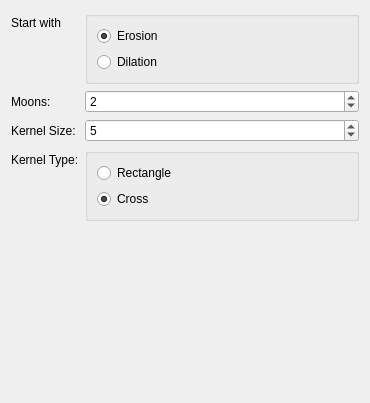
           <widget class="QWidget" name="morphPage">
            <property name="geometry">
             <rect>
              <x>0</x>
              <y>0</y>
              <width>370</width>
              <height>403</height>
             </rect>
            </property>
            <attribute name="label">
             <string>Morphological Processing</string>
            </attribute>
            <layout class="QFormLayout" name="formLayout_2">
             <property name="labelAlignment">
              <set>Qt::AlignLeading|Qt::AlignLeft|Qt::AlignVCenter</set>
             </property>
             <property name="formAlignment">
              <set>Qt::AlignLeading|Qt::AlignLeft|Qt::AlignTop</set>
             </property>
             <item row="1" column="1">
              <widget class="QGroupBox" name="groupBox_4">
               <property name="title">
                <string/>
               </property>
               <layout class="QGridLayout" name="gridLayout_4">
                <item row="0" column="0">
                 <widget class="QRadioButton" name="erosionButton">
                  <property name="text">
                   <string>Erosion</string>
                  </property>
                  <property name="checked">
                   <bool>true</bool>
                  </property>
                 </widget>
                </item>
                <item row="1" column="0">
                 <widget class="QRadioButton" name="dilationButton">
                  <property name="text">
                   <string>Dilation</string>
                  </property>
                  <property name="checked">
                   <bool>false</bool>
                  </property>
                  <property name="autoExclusive">
                   <bool>true</bool>
                  </property>
                 </widget>
                </item>
               </layout>
              </widget>
             </item>
             <item row="3" column="0">
              <widget class="QLabel" name="label_15">
               <property name="text">
                <string>Moons:</string>
               </property>
              </widget>
             </item>
             <item row="3" column="1">
              <widget class="QSpinBox" name="moonSpinBox">
               <property name="maximum">
                <number>5</number>
               </property>
               <property name="value">
                <number>2</number>
               </property>
              </widget>
             </item>
             <item row="4" column="0">
              <widget class="QLabel" name="label_17">
               <property name="text">
                <string>Kernel Size:</string>
               </property>
              </widget>
             </item>
             <item row="4" column="1">
              <widget class="QSpinBox" name="kernelSizeSpinBox">
               <property name="minimum">
                <number>1</number>
               </property>
               <property name="maximum">
                <number>15</number>
               </property>
               <property name="singleStep">
                <number>2</number>
               </property>
               <property name="value">
                <number>5</number>
               </property>
              </widget>
             </item>
             <item row="7" column="1">
              <widget class="QGroupBox" name="groupBox_3">
               <property name="title">
                <string/>
               </property>
               <layout class="QGridLayout" name="gridLayout_3">
                <item row="1" column="0">
                 <widget class="QRadioButton" name="crossButton">
                  <property name="text">
                   <string>Cross</string>
                  </property>
                  <property name="checked">
                   <bool>true</bool>
                  </property>
                 </widget>
                </item>
                <item row="0" column="0">
                 <widget class="QRadioButton" name="rectButton">
                  <property name="text">
                   <string>Rectangle</string>
                  </property>
                  <property name="checked">
                   <bool>false</bool>
                  </property>
                  <property name="autoExclusive">
                   <bool>true</bool>
                  </property>
                 </widget>
                </item>
               </layout>
              </widget>
             </item>
             <item row="1" column="0">
              <widget class="QLabel" name="label_16">
               <property name="text">
                <string>Start with</string>
               </property>
              </widget>
             </item>
             <item row="7" column="0">
              <widget class="QLabel" name="label_19">
               <property name="text">
                <string>Kernel Type:</string>
               </property>
              </widget>
             </item>
            </layout>
           </widget>
